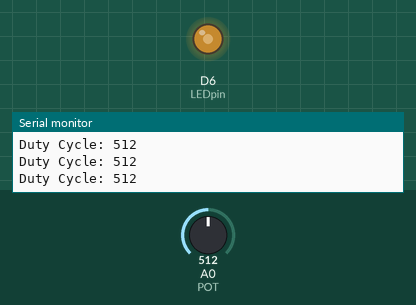
This program was run on a simulated ESP8266 (NodeMCU). On the bench: output pins drawn as LEDs (lit = HIGH), the last lines printed to the serial monitor. Inputs (shaded band) come from the test bench; at power-on: A0 (POT) = 512.

Above: at 1.2 s.
1.3 s: A0 (POT) set to 716
At 1.7 s:
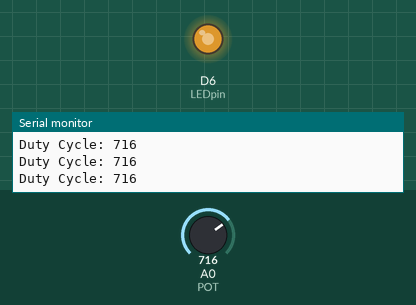
2.8 s: A0 (POT) set to 900
At 4.0 s:
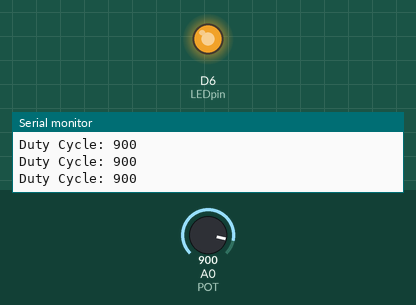
4.3 s: A0 (POT) set to 122
At 5.4 s:
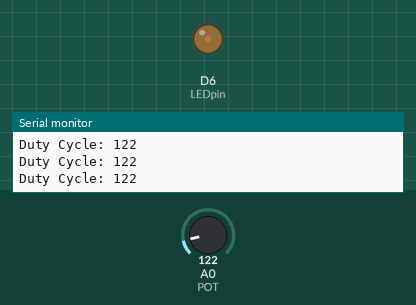
5.8 s: A0 (POT) set to 0
At 6.7 s:
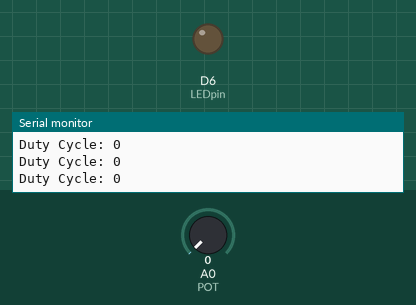
7.3 s: A0 (POT) set to 511
At 8.0 s:
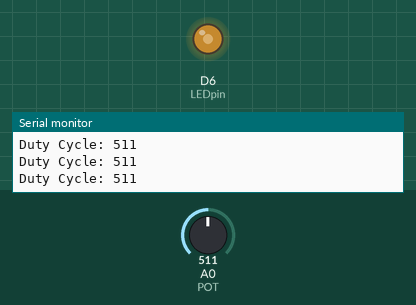
Timing chart, 0 to 9.8 s (numbered marks = the images above; inputs shaded):
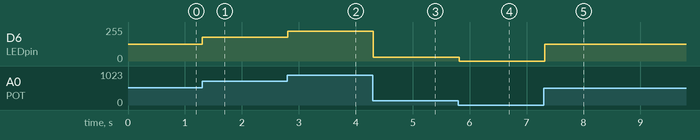

Measured:
- after the input at 1.3 s, D6 (LEDpin): 127/255 → 178/255 at once
- after the input at 2.8 s, D6 (LEDpin): 178/255 → 224/255 at once
- after the input at 4.3 s, D6 (LEDpin): 224/255 → 30/255 at once
- after the input at 5.8 s, D6 (LEDpin): 30/255 → 0/255 at once
- after the input at 7.3 s, D6 (LEDpin): 0/255 → 127/255 at once

The program:

main.cpp
```cpp
//

#include <Arduino.h>
uint8_t LEDpin = D6;

/* By default PWM frequency is 1000Hz and we are using same
   for this application hence no need to set */

void setup(){
  Serial.begin(9600);
  analogWrite(LEDpin, 512);  /* set initial 50% duty cycle */
}

void loop(){
  uint16_t dutycycle =  analogRead(A0); /* read continuous POT and set PWM duty cycle according */
  if(dutycycle > 1023) dutycycle = 1023;/* limit dutycycle to 1023 if POT read cross it */
  Serial.print("Duty Cycle: ");  Serial.println(dutycycle);
  analogWrite(LEDpin, dutycycle);
  delay(100);
}
```
